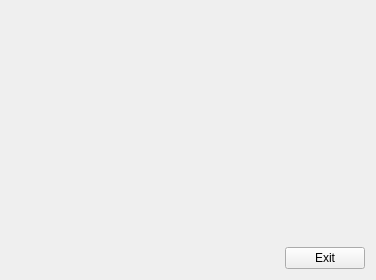
<?xml version="1.0" encoding="UTF-8"?>
<ui version="4.0">
 <class>lickWin</class>
 <widget class="QWidget" name="lickWin">
  <property name="geometry">
   <rect>
    <x>0</x>
    <y>0</y>
    <width>376</width>
    <height>280</height>
   </rect>
  </property>
  <property name="windowTitle">
   <string>Form</string>
  </property>
  <layout class="QGridLayout" name="gridLayout">
   <item row="0" column="0" colspan="2">
    <widget class="PlotWidget" name="plotWid" native="true"/>
   </item>
   <item row="1" column="0">
    <spacer name="horizontalSpacer">
     <property name="orientation">
      <enum>Qt::Horizontal</enum>
     </property>
     <property name="sizeHint" stdset="0">
      <size>
       <width>301</width>
       <height>20</height>
      </size>
     </property>
    </spacer>
   </item>
   <item row="1" column="1">
    <widget class="QPushButton" name="exitButton">
     <property name="text">
      <string>Exit</string>
     </property>
    </widget>
   </item>
  </layout>
 </widget>
 <customwidgets>
  <customwidget>
   <class>PlotWidget</class>
   <extends>QWidget</extends>
   <header>pyqtgraph</header>
   <container>1</container>
  </customwidget>
 </customwidgets>
 <resources/>
 <connections/>
</ui>
